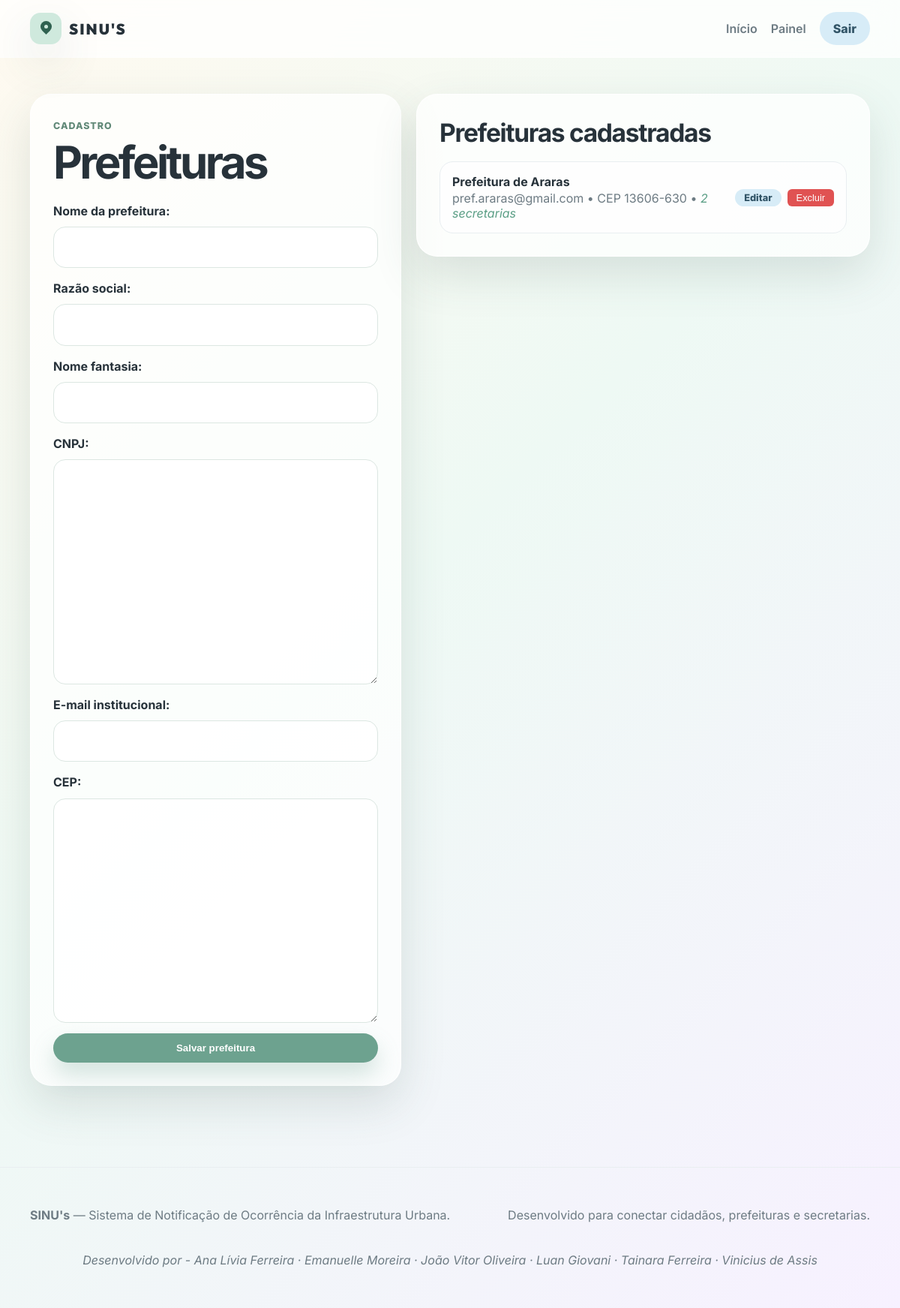
Screenshot of /painel/prefeituras/ (signed in) with the database file from the repository.
### Prefeitura/models.py (models this page shows, shortened)
class Prefeitura(models.Model):
    name=models.CharField(max_length=100)
    company_name=models.CharField(max_length=100) # razão social
    trade_name=models.CharField(max_length=100) # nome fantasia
    cnpj = BRCNPJField(unique=True) #masked.True salva com pontuação
    email = models.EmailField(max_length=254, unique=True)
    cep = BRPostalCodeField()
    usuario = models.OneToOneField('Usuario.Usuario', on_delete=models.CASCADE, null=True, blank=True)

### frontend/views.py (the view, shortened to what this page needs)
# urls.py: path('painel/prefeituras/',                          views.prefeituras_view,         name='prefeituras'),
@login_required
def prefeituras_view(request):
    form           = PrefeituraForm(request.POST or None)
    senha_gerada   = None
    email_gerado   = None
    return render(request, 'frontend/prefeituras.html', {
        'form':          PrefeituraForm(),
        'items':         Prefeitura.objects.prefetch_related('secretarias').all(),
        'senha_gerada':  senha_gerada,
        'email_gerado':  email_gerado,
    })

### frontend/forms.py (shortened to what this page needs)
class PrefeituraForm(BaseStyledForm):
    class Meta:
        model  = Prefeitura
        fields = ['name', 'company_name', 'trade_name', 'cnpj', 'email', 'cep']
        labels = {
            'name':         'Nome da prefeitura',
            'company_name': 'Razão social',
            'trade_name':   'Nome fantasia',
            'cnpj':         'CNPJ',
            'email':        'E-mail institucional',
            'cep':          'CEP',
        }

### frontend/templatetags/frontend_tags.py (called while the page is built)
@register.filter(name='has_attr')
def has_attr(obj, attr_name):
    return hasattr(obj, attr_name)

### SINUs_final/frontend/templates/frontend/prefeituras.html (shortened to what this page needs)
{% extends 'frontend/base.html' %}
{% block content %}
<section class="container crud-grid">
  <div class="form-card">
    <span class="eyebrow">{% if editando %}Editando{% else %}Cadastro{% endif %}</span>
    <h1>Prefeituras</h1>
    <form method="post" class="stack-form">
      {{ form.as_p }}
      <button class="btn btn-primary">{% if editando %}Salvar alterações{% else %}Salvar prefeitura{% endif %}</button>
    </form>
  </div>
  <div class="panel-card">
    <h2>Prefeituras cadastradas</h2>
    <div class="list-stack">
      {% for item in items %}
        {% with secs=item.secretarias.all %}
        <div class="list-item">
          <div>
            <strong>{{ item.name }}</strong>
            <span>{{ item.email }} • CEP {{ item.cep }}
              {% if secs %}
                • <em style="color:#5a9e85;">{{ secs.count }} secretaria{{ secs.count|pluralize }}</em>
              {% endif %}
            </span>
          </div>
          <div class="list-actions">
            <a href="{% url 'frontend:prefeitura_editar' item.pk %}" class="btn btn-soft btn-sm">Editar</a>
            <button type="button"
                    class="btn btn-danger btn-sm"
                    onclick="abrirModalExcluir(
                      '{{ item.pk }}',
                      '{{ item.name|escapejs }}',
                      {{ secs.count }},
                      '{% for s in secs %}{{ s.name|escapejs }}{% if not forloop.last %}, {% endif %}{% endfor %}'
                    )">
              Excluir
            </button>
          </div>
        </div>
        {% endwith %}
      {% empty %}
        <p>Nenhuma prefeitura cadastrada.</p>
      {% endfor %}
    </div>
  </div>
</section>
{% endblock %}

### frontend/static/frontend/css/styles.css (style rules this page uses)
:root { --mint: #cfe9dd; --mint-strong: #8fb9a8; --sky: #d7ecf7; --pink: #f8d7da; --cream: #fff7e8; --lavender: #e9ddff; --text: #27323a; --muted: #6d7b83; --white: #ffffff; --line: #e9eef1; --shadow: 0 24px 60px rgba(63, 89, 80, .15); --radius: 28px; }
* { box-sizing: border-box; }
body { margin: 0; font-family: Inter, Arial, sans-serif; color: var(--text); background: linear-gradient(135deg, #fffaf0, #eef9f4 45%, #f7f1ff); }
a { color: inherit; text-decoration: none; }
.container { width: min(1120px, calc(100% - 32px)); margin: 0 auto; }
.btn { display: inline-flex; align-items: center; justify-content: center; border: 0; border-radius: 999px; padding: 12px 18px; font-weight: 800; cursor: pointer; transition: transform .2s ease, box-shadow .2s ease; }
.btn-primary { background: #6da28f; color: white; box-shadow: 0 16px 30px rgba(109,162,143,.28); }
.btn-soft { background: var(--sky); color: #315467; }
.eyebrow { display: inline-block; color: #618978; font-weight: 800; letter-spacing: .08em; text-transform: uppercase; font-size: .78rem; margin-bottom: 12px; }
h1 { font-size: clamp(2.2rem, 5vw, 4.5rem); line-height: .98; margin: 0 0 22px; letter-spacing: -0.06em; }
h2 { font-size: clamp(1.5rem, 3vw, 2.1rem); margin: 0 0 16px; letter-spacing: -0.04em; }
p { color: var(--muted); line-height: 1.7; }
.glass-card, .form-card, .panel-card, .feature-card, .stat-card { background: rgba(255,255,255,.72); border: 1px solid rgba(255,255,255,.9); box-shadow: var(--shadow); border-radius: var(--radius); }
.cards-3, .stats-grid, .admin-grid, .crud-grid, .auth-section { display: grid; gap: 20px; }
.auth-aside, .form-card, .panel-card { padding: 30px; }
.form-control, input, select, textarea { width: 100%; border: 1px solid #dce7e2; background: rgba(255,255,255,.9); border-radius: 16px; padding: 13px 14px; font: inherit; color: var(--text); outline: none; }
.stack-form { display: grid; gap: 14px; margin-top: 20px; }
.stack-form label, .stack-form p { display: grid; gap: 7px; margin: 0; color: var(--text); font-weight: 700; }
.crud-grid { grid-template-columns: .9fr 1.1fr; padding: 48px 0; align-items: start; }
.list-stack { display: grid; gap: 12px; margin-top: 18px; }
.list-item { padding: 16px; border: 1px solid var(--line); border-radius: 18px; background: rgba(255,255,255,.7); display: grid; gap: 4px; }
.list-item span { color: var(--muted); }
.list-item { display: flex; align-items: center; justify-content: space-between; gap: 12px; }
.list-item > div:first-child { display: flex; flex-direction: column; gap: 2px; }
.list-actions { display: flex; gap: 8px; flex-shrink: 0; }
.btn-sm { padding: 4px 12px; font-size: 0.8rem; }
.btn-danger { background: #e05252; color: #fff; border: none; border-radius: 6px; cursor: pointer; font-weight: 500; }

### rows the page displays
Prefeitura: name "Prefeitura de Araras", email "pref.araras@gmail.com", cep "13606-630", secretarias.all.count "2"
